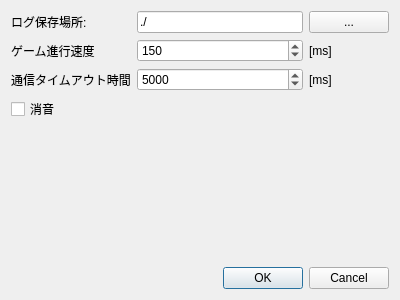
<?xml version="1.0" encoding="UTF-8"?>
<ui version="4.0">
 <class>SettingDialog</class>
 <widget class="QDialog" name="SettingDialog">
  <property name="geometry">
   <rect>
    <x>0</x>
    <y>0</y>
    <width>400</width>
    <height>300</height>
   </rect>
  </property>
  <property name="windowTitle">
   <string>Dialog</string>
  </property>
  <layout class="QVBoxLayout" name="verticalLayout">
   <item>
    <layout class="QGridLayout" name="gridLayout">
     <item row="1" column="2">
      <widget class="QLabel" name="label_4">
       <property name="text">
        <string>[ms]</string>
       </property>
      </widget>
     </item>
     <item row="2" column="0">
      <widget class="QLabel" name="label_3">
       <property name="text">
        <string>通信タイムアウト時間</string>
       </property>
      </widget>
     </item>
     <item row="2" column="1">
      <widget class="QSpinBox" name="Timeout">
       <property name="enabled">
        <bool>true</bool>
       </property>
       <property name="wrapping">
        <bool>false</bool>
       </property>
       <property name="minimum">
        <number>100</number>
       </property>
       <property name="maximum">
        <number>1000000000</number>
       </property>
       <property name="singleStep">
        <number>10</number>
       </property>
       <property name="value">
        <number>5000</number>
       </property>
      </widget>
     </item>
     <item row="0" column="1">
      <widget class="QLineEdit" name="Log">
       <property name="text">
        <string>./</string>
       </property>
      </widget>
     </item>
     <item row="1" column="1">
      <widget class="QSpinBox" name="Gamespeed">
       <property name="minimum">
        <number>0</number>
       </property>
       <property name="maximum">
        <number>10000</number>
       </property>
       <property name="singleStep">
        <number>10</number>
       </property>
       <property name="value">
        <number>150</number>
       </property>
      </widget>
     </item>
     <item row="2" column="2">
      <widget class="QLabel" name="label_5">
       <property name="text">
        <string>[ms]</string>
       </property>
      </widget>
     </item>
     <item row="0" column="2">
      <widget class="QPushButton" name="pushButton">
       <property name="text">
        <string>...</string>
       </property>
      </widget>
     </item>
     <item row="4" column="0" colspan="3">
      <spacer name="verticalSpacer">
       <property name="orientation">
        <enum>Qt::Vertical</enum>
       </property>
       <property name="sizeHint" stdset="0">
        <size>
         <width>20</width>
         <height>40</height>
        </size>
       </property>
      </spacer>
     </item>
     <item row="0" column="0">
      <widget class="QLabel" name="label">
       <property name="text">
        <string>ログ保存場所:</string>
       </property>
      </widget>
     </item>
     <item row="1" column="0">
      <widget class="QLabel" name="label_2">
       <property name="text">
        <string>ゲーム進行速度</string>
       </property>
      </widget>
     </item>
     <item row="3" column="0" colspan="3">
      <widget class="QCheckBox" name="SilentCheck">
       <property name="text">
        <string>消音</string>
       </property>
      </widget>
     </item>
    </layout>
   </item>
   <item>
    <widget class="QDialogButtonBox" name="buttonBox">
     <property name="standardButtons">
      <set>QDialogButtonBox::Cancel|QDialogButtonBox::Ok</set>
     </property>
    </widget>
   </item>
  </layout>
 </widget>
 <resources/>
 <connections>
  <connection>
   <sender>buttonBox</sender>
   <signal>accepted()</signal>
   <receiver>SettingDialog</receiver>
   <slot>accept()</slot>
   <hints>
    <hint type="sourcelabel">
     <x>291</x>
     <y>273</y>
    </hint>
    <hint type="destinationlabel">
     <x>260</x>
     <y>248</y>
    </hint>
   </hints>
  </connection>
  <connection>
   <sender>buttonBox</sender>
   <signal>rejected()</signal>
   <receiver>SettingDialog</receiver>
   <slot>reject()</slot>
   <hints>
    <hint type="sourcelabel">
     <x>337</x>
     <y>282</y>
    </hint>
    <hint type="destinationlabel">
     <x>314</x>
     <y>240</y>
    </hint>
   </hints>
  </connection>
  <connection>
   <sender>pushButton</sender>
   <signal>clicked()</signal>
   <receiver>SettingDialog</receiver>
   <slot>openDirectory()</slot>
   <hints>
    <hint type="sourcelabel">
     <x>364</x>
     <y>37</y>
    </hint>
    <hint type="destinationlabel">
     <x>315</x>
     <y>164</y>
    </hint>
   </hints>
  </connection>
 </connections>
 <slots>
  <slot>openDirectory()</slot>
  <slot>ChangeVolume(int)</slot>
 </slots>
</ui>
